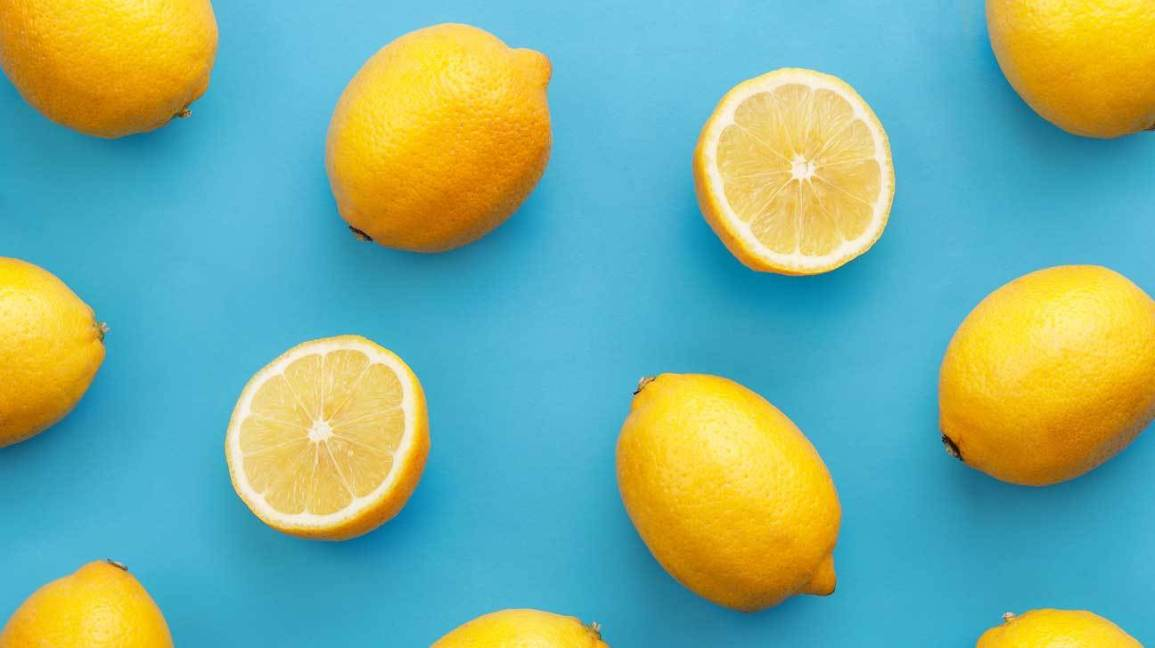
#> input picture image-data/lemons1.jpg, 1155 x 648 px, found by its file name
$ jupyter execute segment_count.ipynb   (shell and % lines are left out)   (older library calls are emulated)
#> lines starting #> are read from the running program, lines starting #| are printed output that depends on the picture; after the words box and inside, x2 and y2 are one past the last pixel; in counts of white or black regions, pixels touching at a corner belong together
[cell 1]
import numpy as np
import cv2
from google.colab.patches import cv2_imshow
import matplotlib.pyplot as plt
import skimage.io as sk

from __future__ import print_function
from skimage.feature import peak_local_max
from skimage.morphology import watershed
from scipy import ndimage

[cell 2]
def show(img):
    plt.imshow(img)
    plt.show()

[cell 3]
#load
fp = "/content/drive/My Drive/lemons/lemons1.jpg"
img = cv2.imread(fp)
#> img is the input picture: shape (648, 1155, 3); mean B, G, R 150.3, 175.5, 126.1
show(img)
print(img.shape)
#| (648, 1155, 3)

[cell 4]
#converting to HSV color model
hsv = cv2.cvtColor(img, cv2.COLOR_BGR2HSV)
#> hsv: shape (648, 1155, 3); mean H, S, V 70.3, 175.5, 210.7
show(hsv)

[cell 5]
h, s, v = cv2.split(hsv)
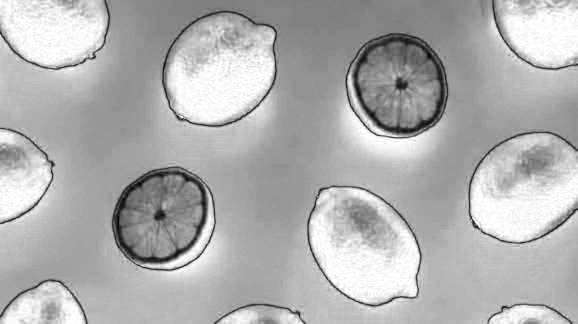
#> s: shape (648, 1155) (shown at 1/2 size); min 0, max 255, mean 175.5
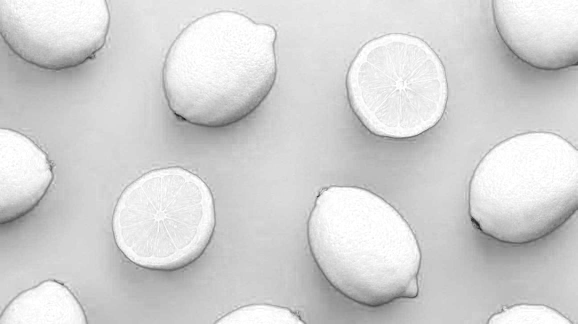
#> v: shape (648, 1155) (shown at 1/2 size); min 13, max 255, mean 210.7
show(s)
# reference : https://stackoverflow.com/questions/34712144/merge-hsv-channels-under-opencv-3-in-python

[cell 6]
_, thr = cv2.threshold(s, 0, 255, cv2.THRESH_BINARY + cv2.THRESH_OTSU)
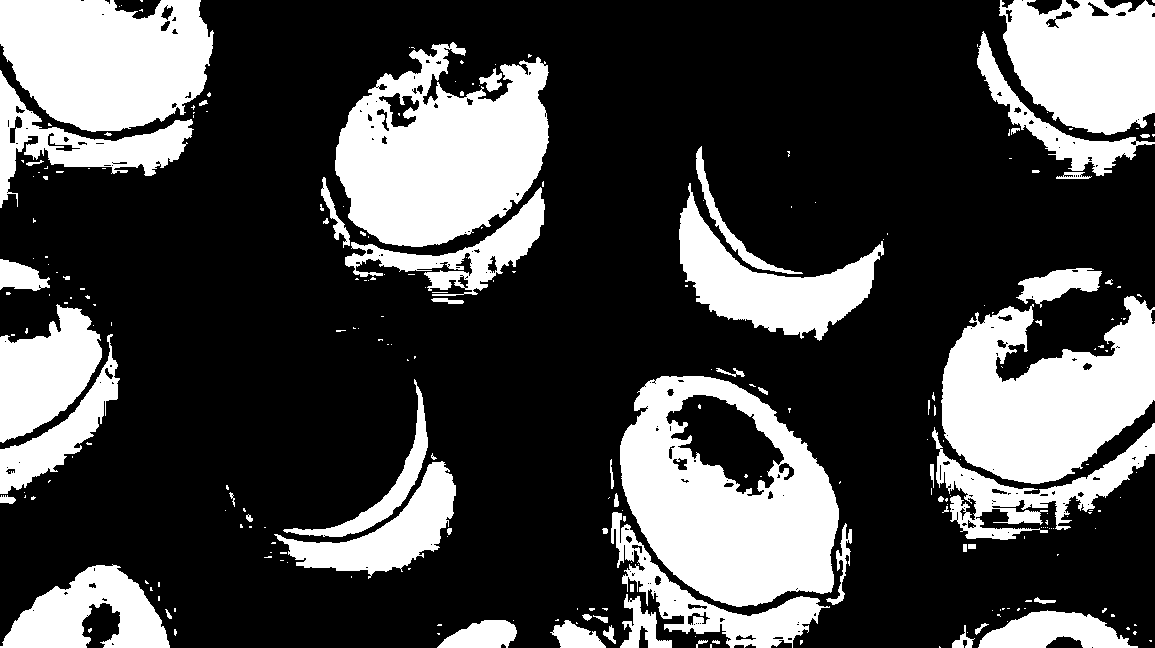
#> thr: shape (648, 1155); 28.7% white; 260 white regions (199 under 20 px), largest, box (x1, y1, x2, y2) and area: (620, 376, 839, 607) 30959, (335, 42, 549, 247) 28628, (941, 296, 1155, 484) 25539
show(thr)
# reference : https://www.geeksforgeeks.org/python-thresholding-techniques-using-opencv-set-3-otsu-thresholding/

[cell 7]
#blurring the image
blur = cv2.medianBlur(thr, 5)
#> blur: shape (648, 1155); 28.6% white; 85 white regions (35 under 20 px)
show(blur)

[cell 8]
copy1 = img.copy()
contours, hierarchy = cv2.findContours(blur,cv2.RETR_TREE,cv2.CHAIN_APPROX_SIMPLE)
#> contours = 149 contours, 67 with area under 20; largest, box (x1, y1, x2, y2) and area: (620, 376, 839, 607) 37213, (335, 43, 549, 247) 29458, (941, 296, 1155, 484) 25212, (0, 0, 213, 136) 22244, (1000, 0, 1155, 135) 16257
cv2.drawContours(copy1, contours, -1, (0,0,255), 3)
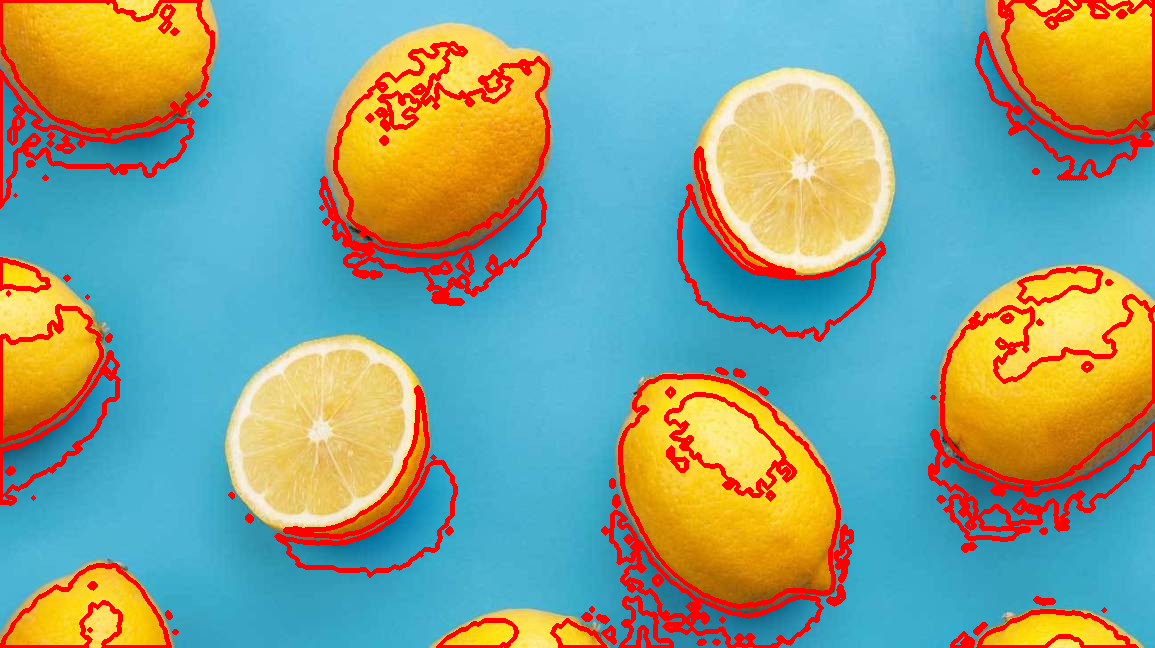
#> copy1: shape (648, 1155, 3); 8.94% of pixels changed, all inside (x1, y1, x2, y2) = (0, 0, 1155, 648)
show(copy1)
print("number of lemons found including error = ", len(contours))
#| number of lemons found including error =  149
#references:
#https://opencv-python-tutroals.readthedocs.io/en/latest/py_tutorials/py_imgproc/py_contours/py_contours_begin/py_contours_begin.html
#https://github.com/facebookresearch/maskrcnn-benchmark/issues/339 """

**This is not accurate result since small patches of image segments are also being detected. Lets remove them to get better result. Then repeat the above step again.**

[cell 9]
# arbitarily removing patches having area greater than 1000
copy2 = img.copy()
count = []
for x in contours:
    area = cv2.contourArea(x)
    if area > 1000 :
        count.append(x)
#> this loop made 149 passes
#> area on passes 3, 7, 8, 9, 10, 11, 12, 14: 181, 80, 29.5, 860.5, 1492.5, 28.5, 27.5, 3602
#> after the loop, count = 22 contours; largest, box (x1, y1, x2, y2) and area: (620, 376, 839, 607) 37213, (335, 43, 549, 247) 29458, (941, 296, 1155, 484) 25212, (0, 0, 213, 136) 22244, (1000, 0, 1155, 135) 16257
cv2.drawContours(copy2, count, -1, (255,0,0), 3)
show(copy2)
print("number of lemons found via contour detection = ", len(count))
#| number of lemons found via contour detection =  22

Watershed :

[cell 10]
copy3 = img.copy()
D = ndimage.distance_transform_edt(thr)
localMax = peak_local_max(D, indices=False, min_distance=40,
	labels=thr)
#> localMax: shape (648, 1155) bool; 0% white in thin lines or dots, all inside (x1, y1, x2, y2) = (40, 72, 1103, 608)

markers = ndimage.label(localMax, structure=np.ones((3, 3)))[0]
#> markers: shape (648, 1155) int32; 18 distinct labels, from 0 to 17
labels = watershed(-D, markers, mask=thr)
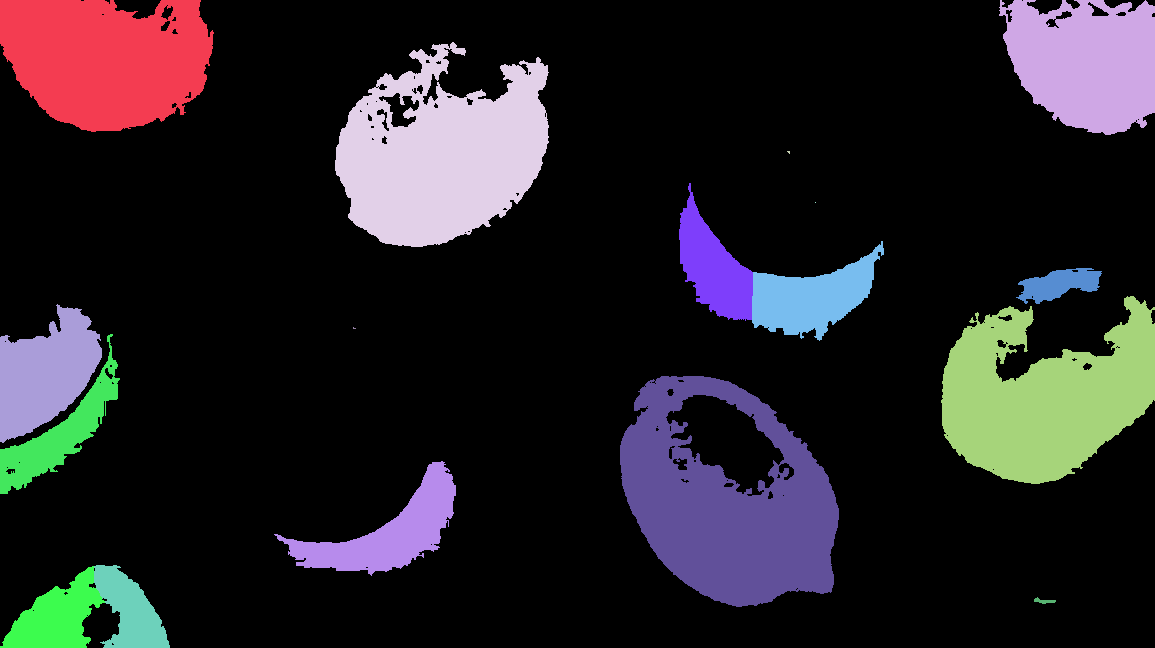
#> labels: shape (648, 1155) int32; 18 distinct labels, from 0 to 17; one colour per label, 0 black
ws = len(np.unique(labels)) -1
#> ws = 17
copy3[labels == -1] = [255,0,0]
print("no. of lemons found via watershed algorithm = ", ws)
#| no. of lemons found via watershed algorithm =  17

**Finally we print the average result of contour detection and watershed**

[cell 11]
ans = int((len(count) + len(np.unique(labels)) -1) / 2)
#> ans = 19
print("number of lemon segments detected = ", ans)
#| number of lemon segments detected =  19
show(copy2)

$ run again, with image-data/lemons3.jpg copied over image-data/lemons1.jpg
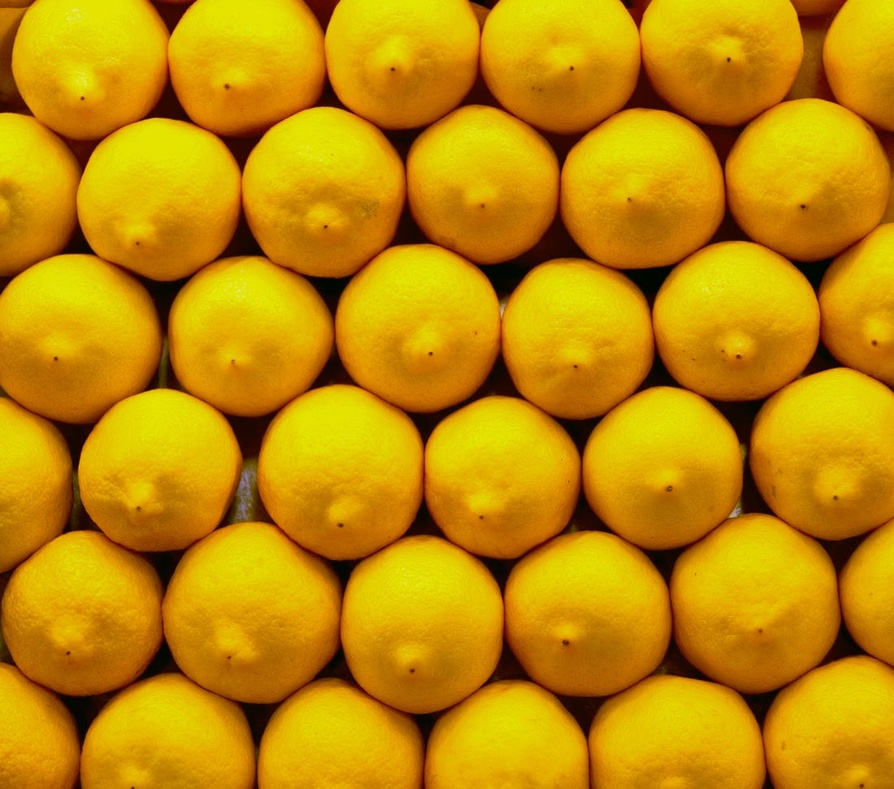
#> input picture image-data/lemons3.jpg, 894 x 789 px, shrunk from 1100 x 971 before the run, found by its file name
#> img is the input picture: shape (789, 894, 3); mean B, G, R 2.6, 140.9, 195.3
#| (789, 894, 3)
#> hsv: shape (789, 894, 3); mean H, S, V 20.4, 251, 195.3
#> `_, thr = cv2.threshold(s, 0, 255, cv2.THRESH_BINARY + cv2.THRESH_OTSU)`:
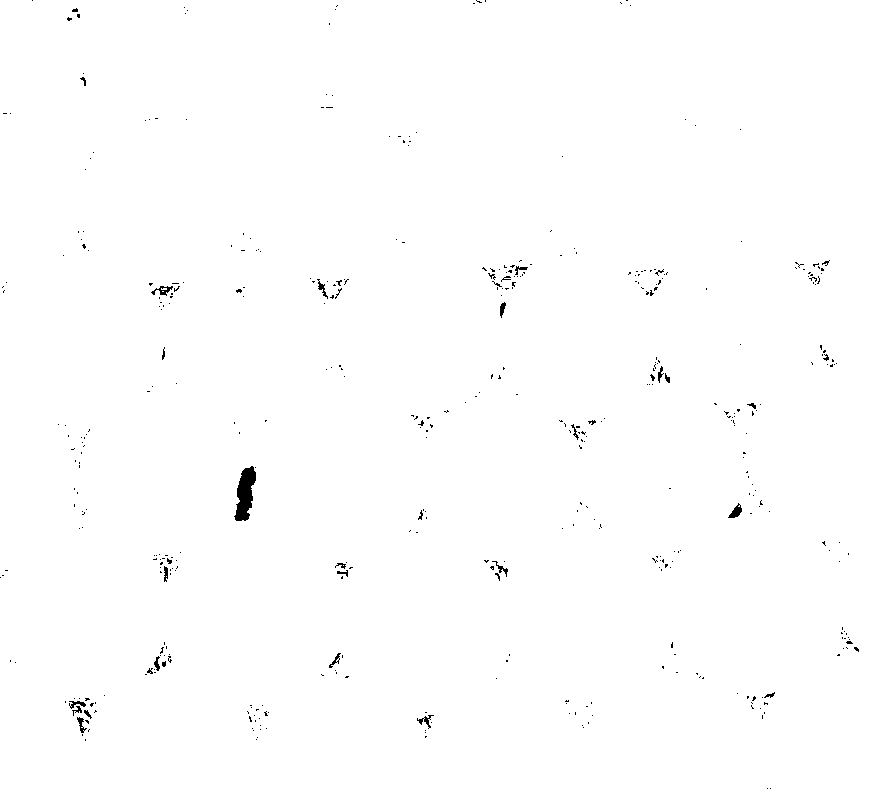
#> thr: shape (789, 894); 99.5% white; 443 black regions (413 under 20 px), largest, box (x1, y1, x2, y2) and area: (234, 466, 256, 521) 740, (728, 503, 742, 518) 104, (151, 286, 173, 296) 92
#> blur: shape (789, 894); 99.8% white; 46 black regions (31 under 20 px)
#> contours = 47 contours, 27 with area under 20; largest, box (x1, y1, x2, y2) and area: (0, 0, 894, 789) 703684, (234, 466, 257, 522) 794, (728, 504, 743, 519) 110, (158, 286, 172, 296) 80, (70, 700, 86, 708) 77
#> copy1: shape (789, 894, 3); 2% of pixels changed, all inside (x1, y1, x2, y2) = (0, 0, 894, 789)
#| number of lemons found including error =  47
#> the loop `for x in contours:` made 47 passes
#> area on passes 2, 3, 4, 5, 6, 7, 10, 11: 69, 67.5, 27.5, 23.5, 77, 20.5, 50.5, 51
#> after the loop `for x in contours:`: count = [[[0, 0], [0, 788], [893, 788], [893, 0]]]
#| number of lemons found via contour detection =  1
#> localMax: shape (789, 894) bool; 0.01% white in thin lines or dots, all inside (x1, y1, x2, y2) = (40, 40, 854, 749)
#> markers: shape (789, 894) int32; 38 distinct labels, from 0 to 37
#> `labels = watershed(-D, markers, mask=thr)`:
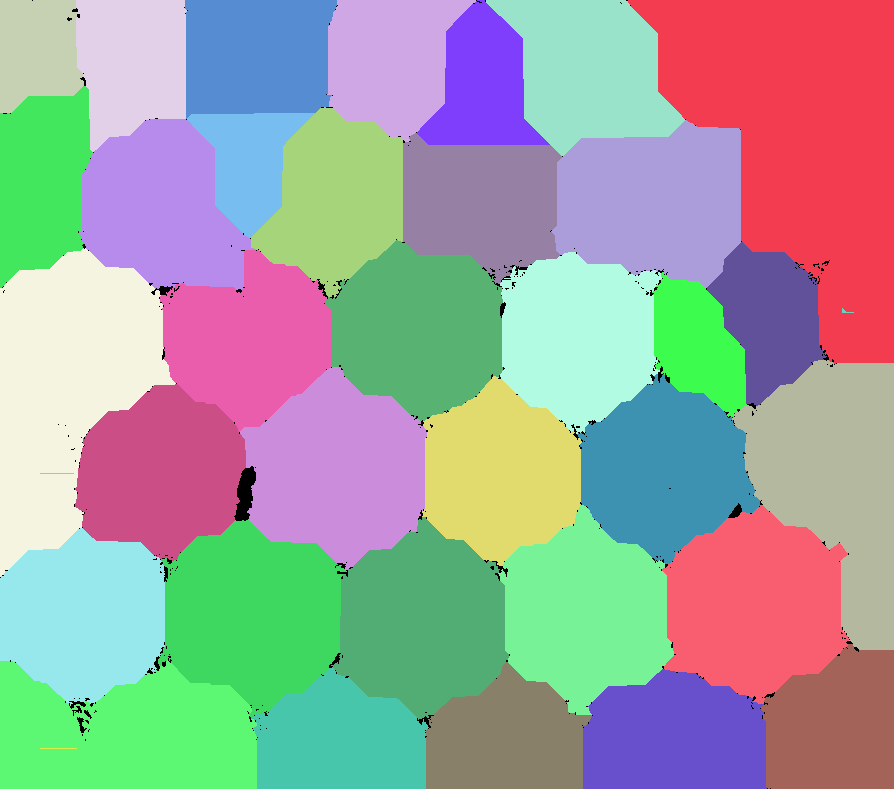
#> labels: shape (789, 894) int32; 38 distinct labels, from 0 to 37; one colour per label, 0 black
#> ws = 37
#| no. of lemons found via watershed algorithm =  37
#> ans = 19
#| number of lemon segments detected =  19

$ run again, with image-data/lemons4.jpg copied over image-data/lemons1.jpg
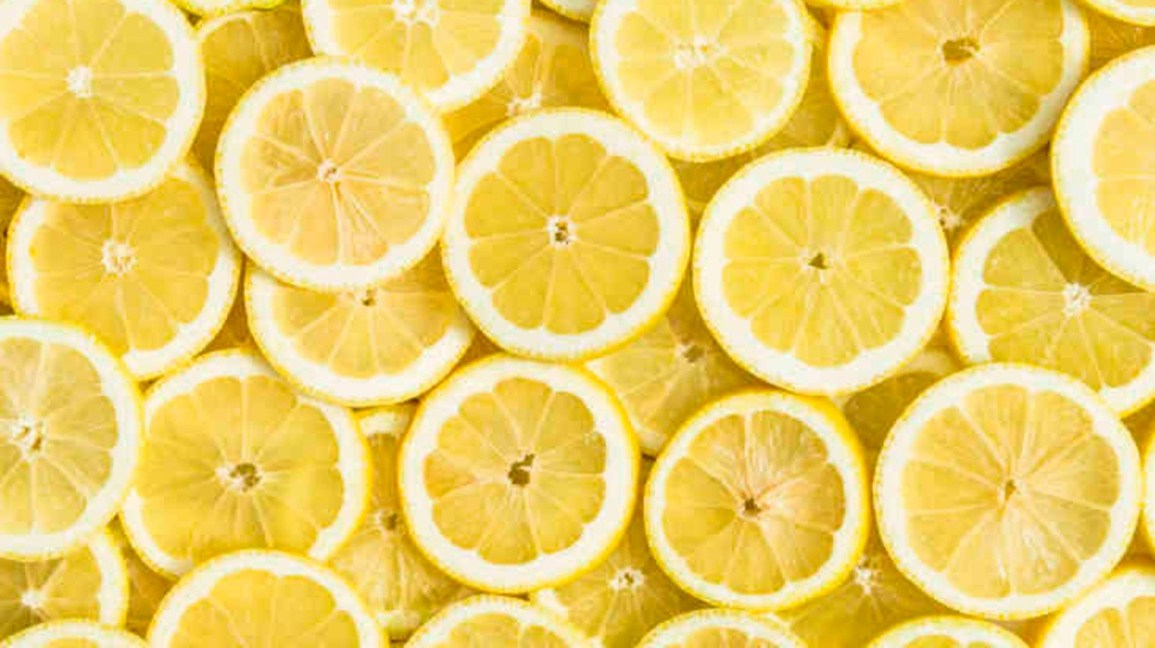
#> input picture image-data/lemons4.jpg, 1155 x 648 px, found by its file name
#> img is the input picture: shape (648, 1155, 3); mean B, G, R 105, 208.1, 238
#| (648, 1155, 3)
#> hsv: shape (648, 1155, 3); mean H, S, V 23.4, 145.4, 238.1
#> thr: shape (648, 1155); 68.4% white; 170 black regions (64 under 20 px), largest, box (x1, y1, x2, y2) and area: (218, 0, 810, 358) 52796, (875, 342, 1155, 648) 28194, (695, 147, 948, 397) 19617
#> blur: shape (648, 1155); 68.6% white; 122 black regions (24 under 20 px)
#> contours = 139 contours, 24 with area under 20; largest, box (x1, y1, x2, y2) and area: (0, 0, 1155, 648) 400552, (694, 146, 949, 397) 48420, (401, 359, 633, 590) 41475, (646, 394, 862, 607) 35338, (464, 133, 660, 335) 29552
#> `cv2.drawContours(copy1, contours, -1, (0,0,255), 3)`:
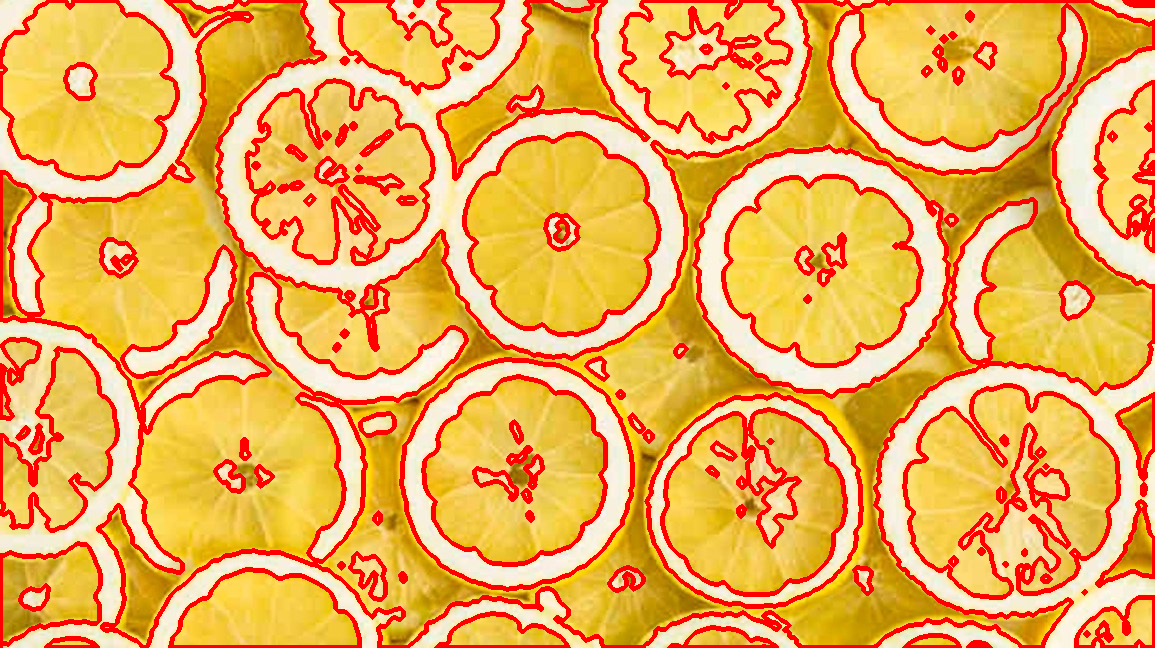
#> copy1: shape (648, 1155, 3); 16.48% of pixels changed, all inside (x1, y1, x2, y2) = (0, 0, 1155, 648)
#| number of lemons found including error =  139
#> the loop `for x in contours:` made 139 passes
#> area on passes 1, 2, 3, 4, 5, 6, 8, 9: 83.5, 350, 490.5, 1223, 2817.5, 2743, 119, 42.5
#> after the loop `for x in contours:`: count = 29 contours; largest, box (x1, y1, x2, y2) and area: (0, 0, 1155, 648) 400552, (694, 146, 949, 397) 48420, (401, 359, 633, 590) 41475, (646, 394, 862, 607) 35338, (464, 133, 660, 335) 29552
#| number of lemons found via contour detection =  29
#> localMax: shape (648, 1155) bool; 0.01% white in thin lines or dots, all inside (x1, y1, x2, y2) = (56, 40, 1115, 608)
#> markers: shape (648, 1155) int32; 65 distinct labels, from 0 to 64
#> `labels = watershed(-D, markers, mask=thr)`:
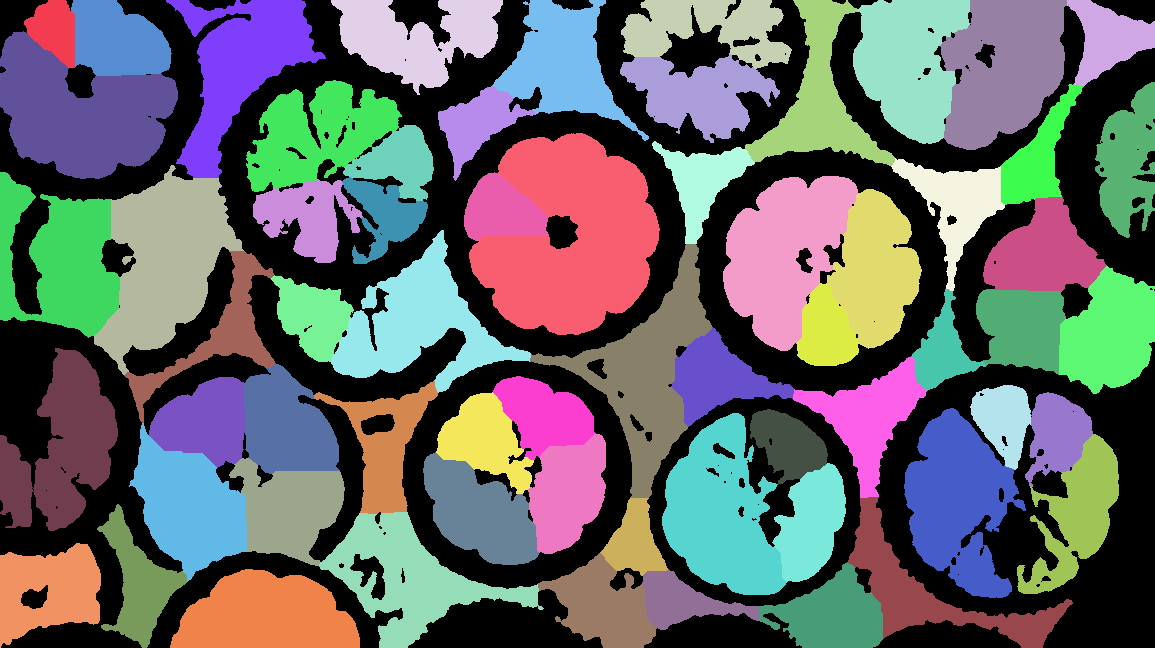
#> labels: shape (648, 1155) int32; 65 distinct labels, from 0 to 64; one colour per label, 0 black
#> ws = 64
#| no. of lemons found via watershed algorithm =  64
#> ans = 46
#| number of lemon segments detected =  46
